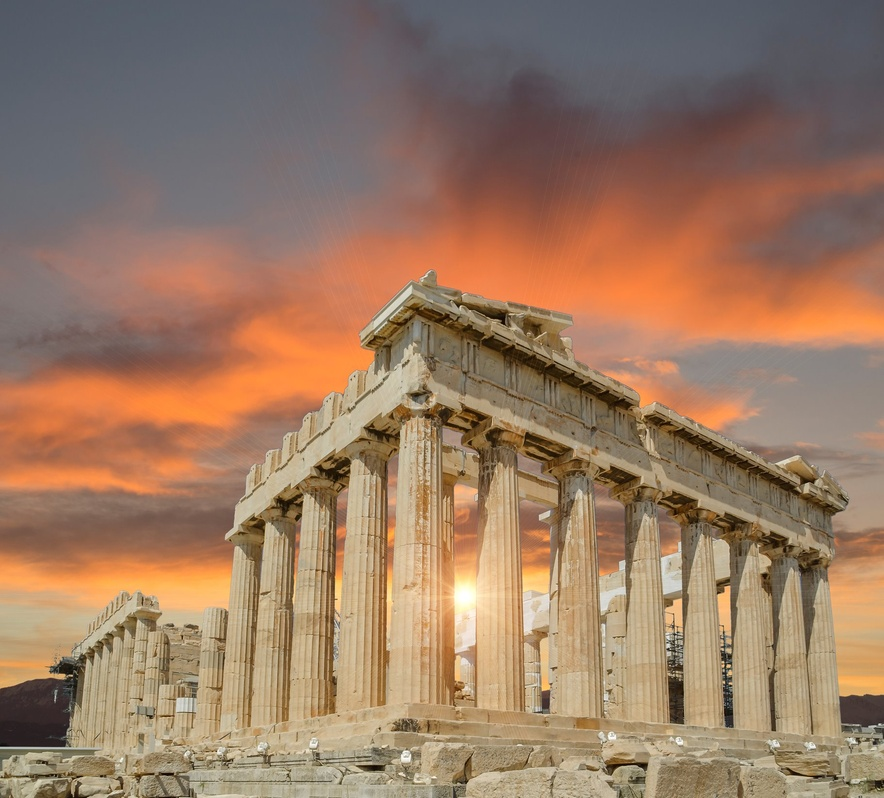
%> input picture clase11_Convolusion_&_Filtros_Digitales/partenon.jpg, 884 x 798 px, shrunk from 1822 x 1645 before the run
$ octave filtrado_ruido.m   (GNU Octave 9; MATLAB toolbox functions it lacks are replaced by stand-ins)
%> lines starting %> are read from the running program, lines starting %| are printed output that depends on the picture
clc
close all

img = imread("partenon.jpg");
%> img is the input picture: size 798x884x3 uint8; mean R, G, B 153.8, 122.6, 99.7
figure(1);

%% Agregar ruido

imgRuido = imnoise(img,"speckle",0.05);
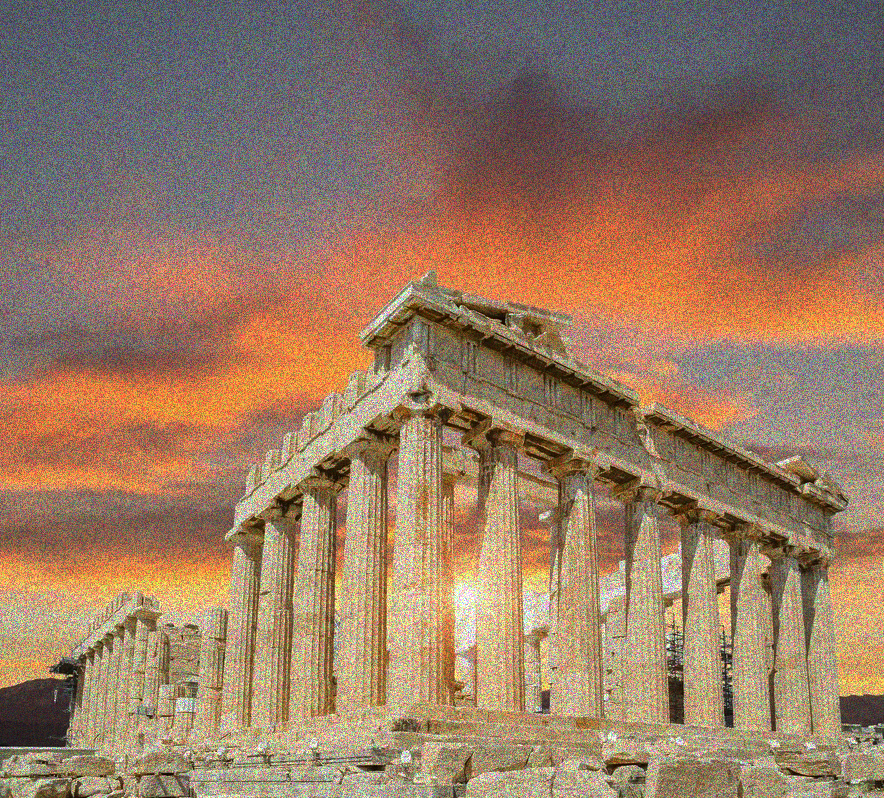
%> imgRuido: size 798x884x3 uint8; mean R, G, B 151.8, 122.5, 99.7

figure(2)
imshow(imgRuido);

%% Eliminar ruido

FiltroPromedio25 = fspecial("average",5);
FiltroGaussiano25 = fspecial("gaussian",5,0.8);

imgFiltroPromedio25 = imfilter(imgRuido,FiltroPromedio25);
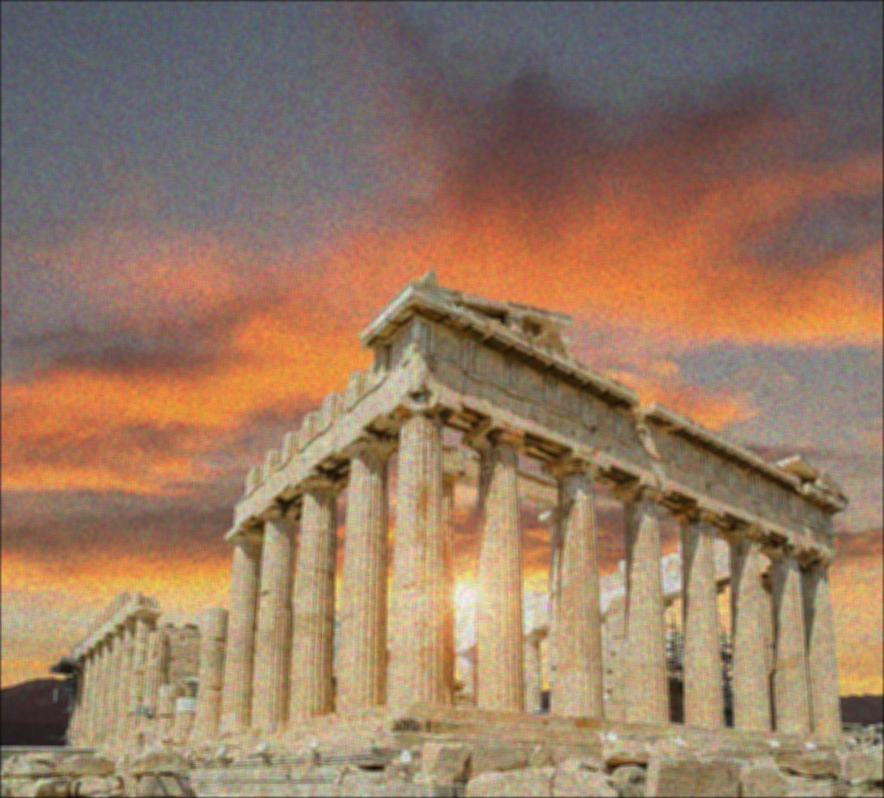
%> imgFiltroPromedio25: size 798x884x3 uint8; mean R, G, B 151.4, 122.2, 99.4
imgFiltroGaussiano25 = imfilter(imgRuido,FiltroGaussiano25);

figure(3);
imshow(imgFiltroPromedio25);
figure(4);
imshow(imgFiltroGaussiano5);
%> (this line was passed over: imgFiltroGaussiano5 is not available in this run)
